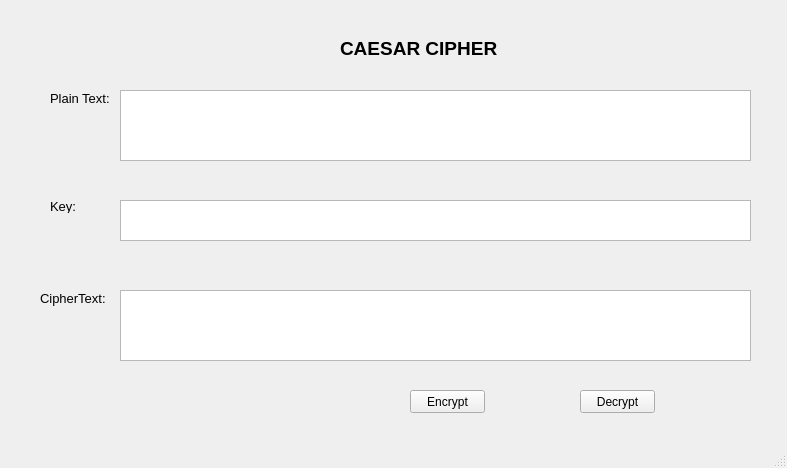
<?xml version="1.0" encoding="UTF-8"?>
<ui version="4.0">
 <class>MainWindow</class>
 <widget class="QMainWindow" name="MainWindow">
  <property name="geometry">
   <rect>
    <x>0</x>
    <y>0</y>
    <width>787</width>
    <height>468</height>
   </rect>
  </property>
  <property name="windowTitle">
   <string>MainWindow</string>
  </property>
  <widget class="QWidget" name="centralwidget">
   <widget class="QPushButton" name="encryptButton">
    <property name="geometry">
     <rect>
      <x>410</x>
      <y>390</y>
      <width>75</width>
      <height>23</height>
     </rect>
    </property>
    <property name="text">
     <string>Encrypt</string>
    </property>
   </widget>
   <widget class="QPushButton" name="DecryptButton">
    <property name="geometry">
     <rect>
      <x>580</x>
      <y>390</y>
      <width>75</width>
      <height>23</height>
     </rect>
    </property>
    <property name="text">
     <string>Decrypt</string>
    </property>
   </widget>
   <widget class="QLabel" name="label">
    <property name="geometry">
     <rect>
      <x>50</x>
      <y>90</y>
      <width>61</width>
      <height>16</height>
     </rect>
    </property>
    <property name="font">
     <font>
      <pointsize>10</pointsize>
     </font>
    </property>
    <property name="text">
     <string>Plain Text:</string>
    </property>
   </widget>
   <widget class="QLabel" name="label_2">
    <property name="geometry">
     <rect>
      <x>50</x>
      <y>200</y>
      <width>47</width>
      <height>13</height>
     </rect>
    </property>
    <property name="font">
     <font>
      <pointsize>10</pointsize>
     </font>
    </property>
    <property name="text">
     <string>Key:</string>
    </property>
   </widget>
   <widget class="QLabel" name="label_3">
    <property name="geometry">
     <rect>
      <x>340</x>
      <y>40</y>
      <width>161</width>
      <height>16</height>
     </rect>
    </property>
    <property name="font">
     <font>
      <pointsize>14</pointsize>
      <weight>75</weight>
      <bold>true</bold>
     </font>
    </property>
    <property name="text">
     <string>CAESAR CIPHER</string>
    </property>
   </widget>
   <widget class="QPlainTextEdit" name="plaintext">
    <property name="geometry">
     <rect>
      <x>120</x>
      <y>90</y>
      <width>631</width>
      <height>71</height>
     </rect>
    </property>
   </widget>
   <widget class="QPlainTextEdit" name="key">
    <property name="geometry">
     <rect>
      <x>120</x>
      <y>200</y>
      <width>631</width>
      <height>41</height>
     </rect>
    </property>
   </widget>
   <widget class="QLabel" name="label_4">
    <property name="geometry">
     <rect>
      <x>40</x>
      <y>290</y>
      <width>71</width>
      <height>16</height>
     </rect>
    </property>
    <property name="font">
     <font>
      <pointsize>10</pointsize>
     </font>
    </property>
    <property name="text">
     <string>CipherText:</string>
    </property>
   </widget>
   <widget class="QPlainTextEdit" name="ciphertext">
    <property name="geometry">
     <rect>
      <x>120</x>
      <y>290</y>
      <width>631</width>
      <height>71</height>
     </rect>
    </property>
   </widget>
  </widget>
  <widget class="QMenuBar" name="menubar">
   <property name="geometry">
    <rect>
     <x>0</x>
     <y>0</y>
     <width>787</width>
     <height>21</height>
    </rect>
   </property>
  </widget>
  <widget class="QStatusBar" name="statusbar"/>
 </widget>
 <resources/>
 <connections/>
</ui>
